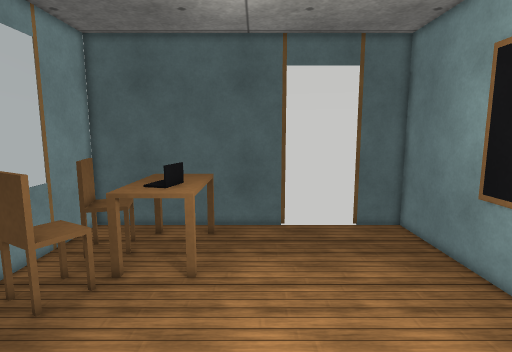
View 1 (above)

15 first-person views from a walk through a Webots world. The camera is 1.2 m above the floor, tilts 8° down and sees 80° across. Doors are drawn as open doorways. The floor is counted in squares, 0.2 m on a side. Each view is taken from the middle of a square. On the plan, view 1 faces up. The plan holds only what a view shows up to about 20 squares ahead; the rest is blank. The robots in the file are not drawn. Simple shapes and patterns stand in for the simulator's stock objects.

View 2
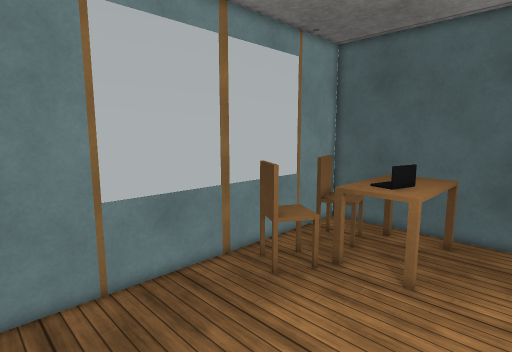

View 3
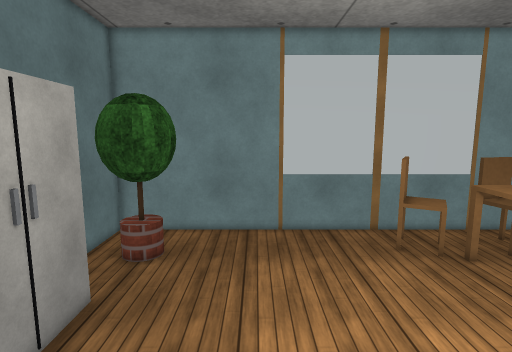

View 4
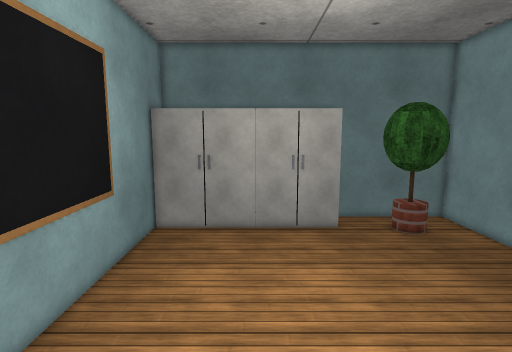

View 5
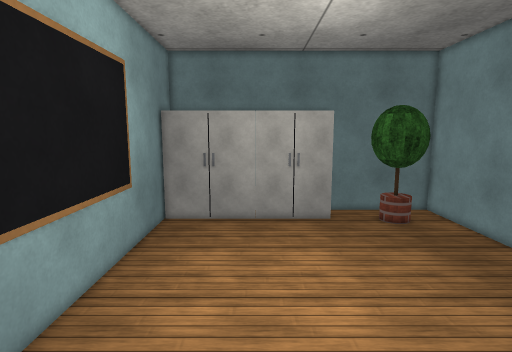

View 6
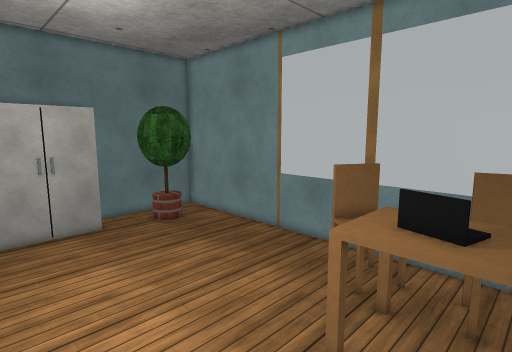

View 7
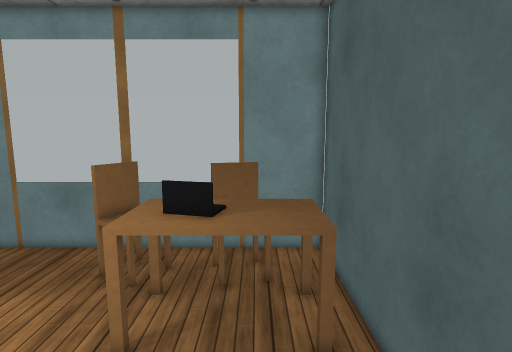

View 8
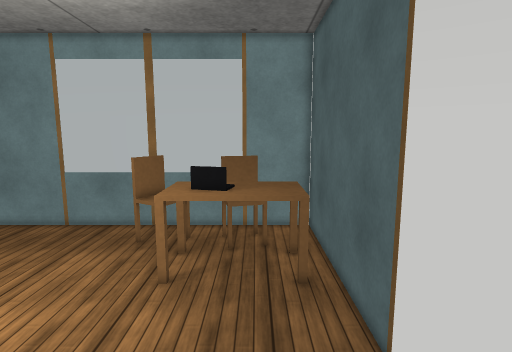

View 9
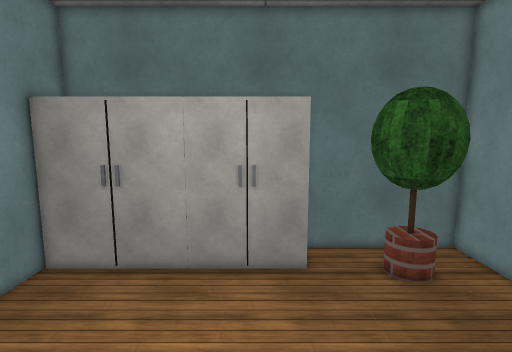

View 10
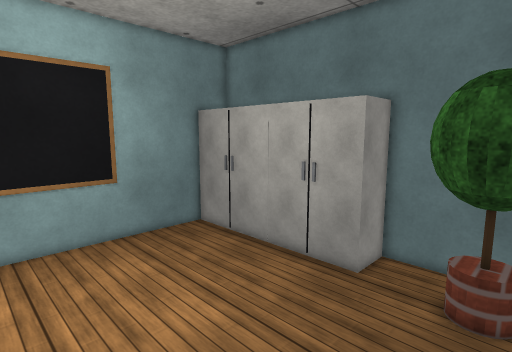

View 11
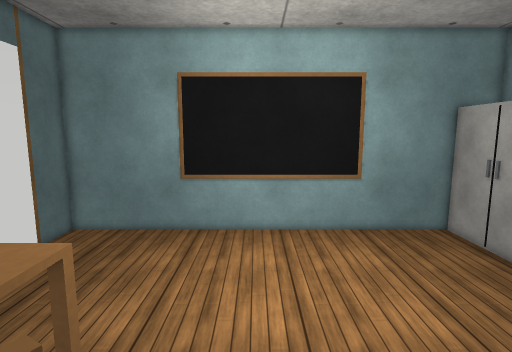

View 12
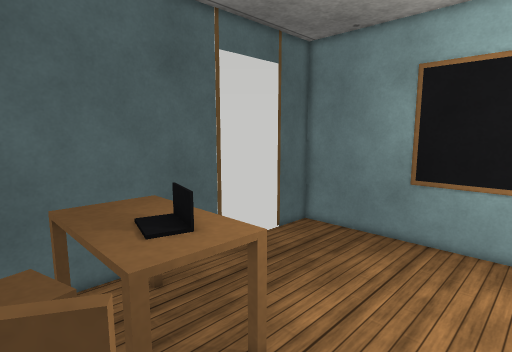

View 13
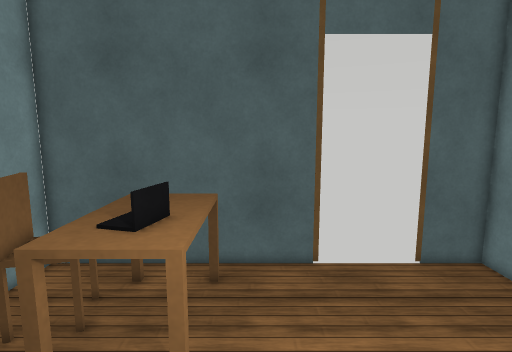

View 14
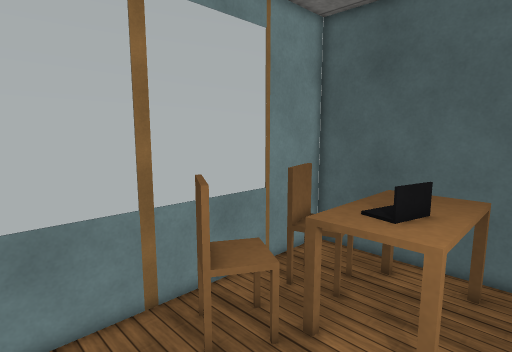

View 15
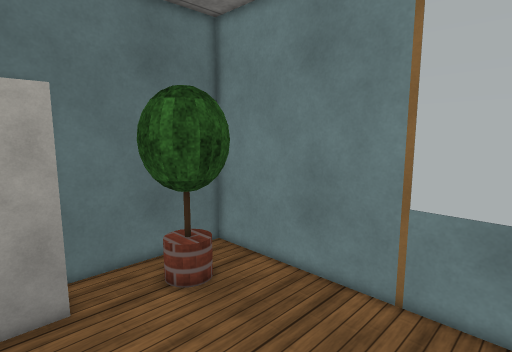

### Floor plan
Key: @ floor where view 1 was taken; # wall or solid block; . floor; D open door; = window, fence, low wall or low ledge; W window; L door leaf; E desk; C chair; A laptop; B blackboard; T potted tree; I cabinet.
Columns run from 11 left of view 1 to 10 right of it. Each row starts with its distance up from view 1.
 20 #############     # ##
 19 #W...........DDDDD.LL#
 18  W...EEEE............#
 17  W...EEEE............#
 16 #WCCCEEEE............#
 15 =..CCCAAE............#
 14 =..C.EAAE............#
 13 =....EAAE............#
 12 =..C.EEEE............#
 11 =.CCCC..............B#
 10 =.CCC...............B#
  9 =...................B#
  8 =...................B#
  7 =...................B#
  6 =...................B#
  5 =...................B#
  4 =...................B#
  3 #...................B#
  2  W...................#
  1  W...................#
  0  W.........@.........#
 -1  W...................#
 -2  W..TT...............#
 -3  W.TTTT..............#
 -4  W.TTTT..IIIIIIIIIIII#
 -5  W. TT...I           #
 -6 #W.......I           #
 -7 ######################

Positions as (right, up) in squares from view 1, and headings:
1: (0, 0), facing up
2: (1, 0), facing up-left
3: (8, 2), facing left
4: (3, 15), facing down
5: (3, 17), facing down
6: (4, 16), facing down-left
7: (5, 16), facing left
8: (9, 16), facing left
9: (0, 9), facing down
10: (-8, 8), facing down-right
11: (-9, 8), facing right
12: (-8, 7), facing up-right
13: (-1, 6), facing up
14: (-1, 5), facing up-left
15: (0, 7), facing down-left
